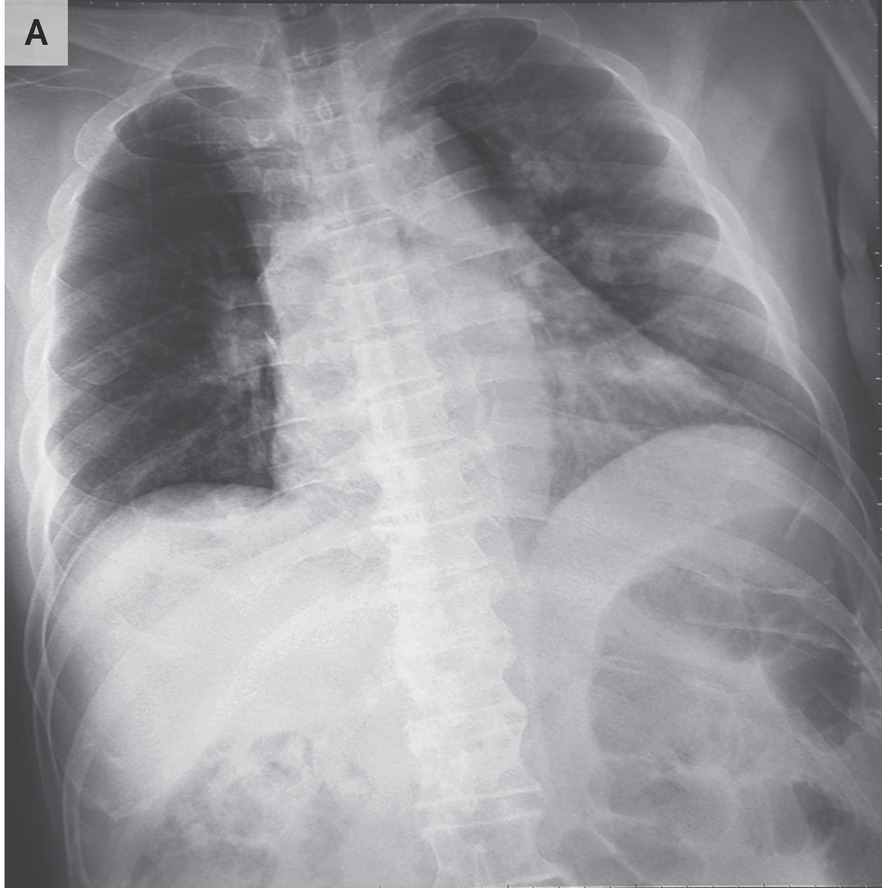
%> input picture auntminnie-a-2020_01_28_23_51_6665_2020_01_28_Vietnam_coronavirus.jpeg, 882 x 888 px
$ octave run_demo.m   (GNU Octave 9; MATLAB toolbox functions it lacks are replaced by stand-ins)
%> lines starting %> are read from the running program, lines starting %| are printed output that depends on the picture; in (x1, y1, x2, y2) boxes, pixels count from 0 and x2, y2 are one past the last pixel; in counts of white or black regions, pixels touching at a corner belong together; the program's own positions count from 1
%> further down, I is the input picture: size 888x882x3 uint8; mean R, G, B 150.1, 151.1, 154.5
### homathon.m
function I1=homathon(I)
%% Getting Image

% I=imread('auntminnie-a-2020_01_28_23_51_6665_2020_01_28_Vietnam_coronavirus.jpeg');

[row,col,n]=size(I);
%> row = 888; col = 882; n = 3

for i=1:n
    Ix=I(:,:,i);
    %% Weiner Filter

    % We will create average mask [3 3]
    % with SNR = 0.2
    mask=fspecial('average',[3 3]);
    SNR=0.2;
    Ix=deconvwnr(Ix,mask,SNR);
    % figure(6)
    % imshow(I)
    % title('Weiner Filter')

    %% Clahe Filter

    I1(:,:,i)=adapthisteq(Ix);
    % figure(7)
    % imshow(I1)
    % title('Clahe Filter')
end
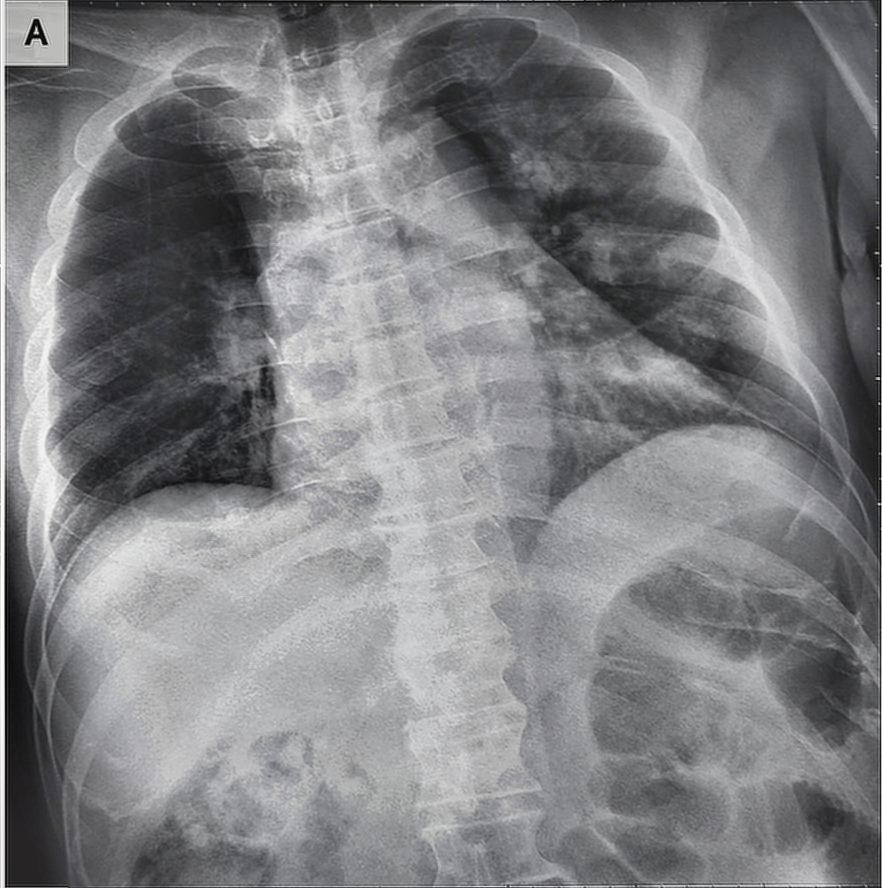
%> I1: size 888x882x3 uint8; mean R, G, B 127.3, 127.7, 129.9

### run_demo.m
clc;clear;close all

I=imread('auntminnie-a-2020_01_28_23_51_6665_2020_01_28_Vietnam_coronavirus.jpeg');

I1=homathon(I);

figure(1)
imshowpair(I,I1,'montage')
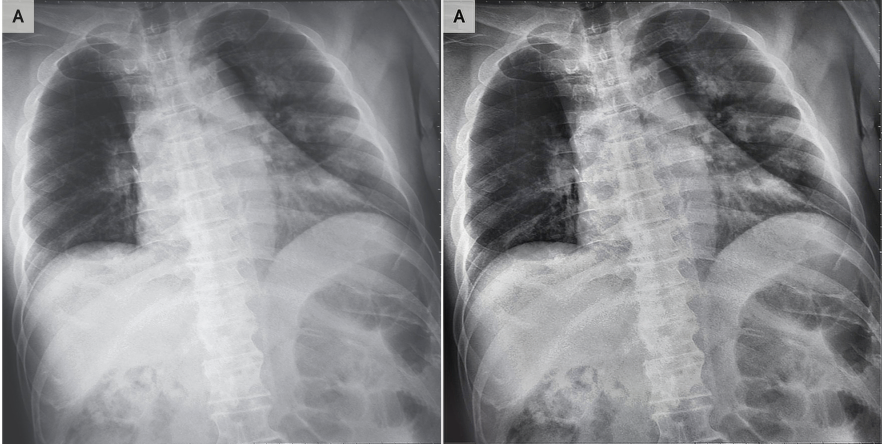
%> displayed picture: size 888x1764x3, on the screen's scale of 0 to 255 (shown at 1/2 size); mean R, G, B 135.7, 136.4, 139.3
title('Stage 1 : image Clearfication')

rmat=I1(:,:,1);
rlvl=.5;

Ix=im2bw(rmat,rlvl);
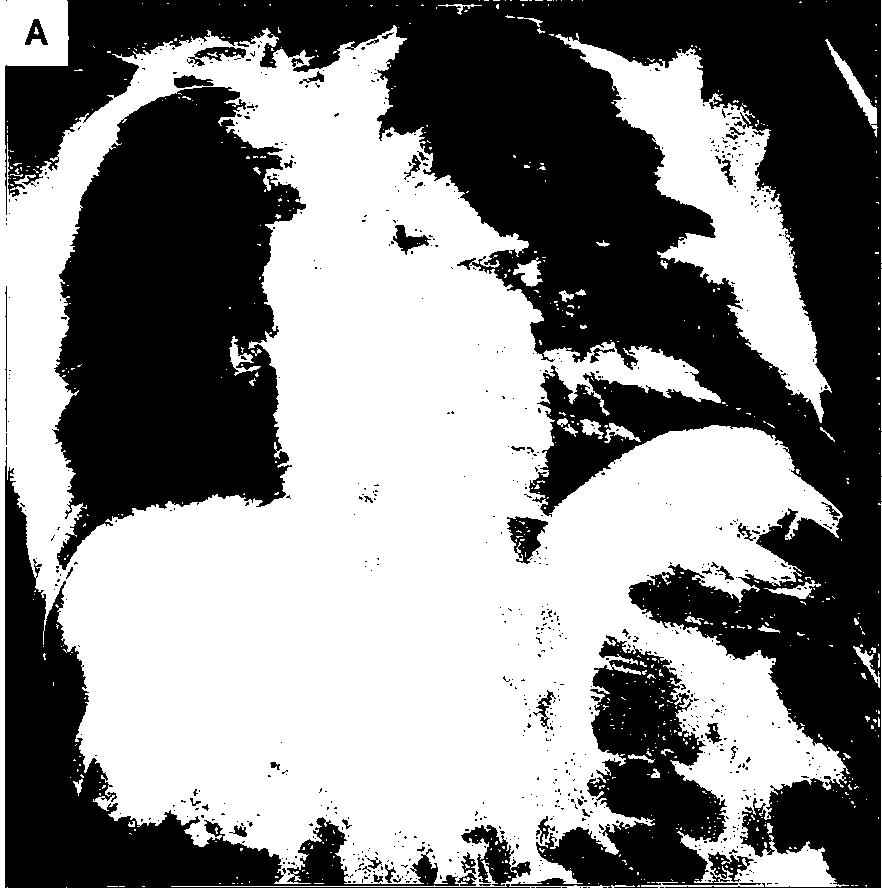
%> Ix: size 888x882 logical; 52.7% white; 771 black regions (715 under 20 px), largest, box (x1, y1, x2, y2) and area: (5, 0, 882, 888) 217403, (52, 87, 306, 570) 79825, (5, 447, 530, 888) 39724

q=~Ix;
q=bwareaopen(q,750);
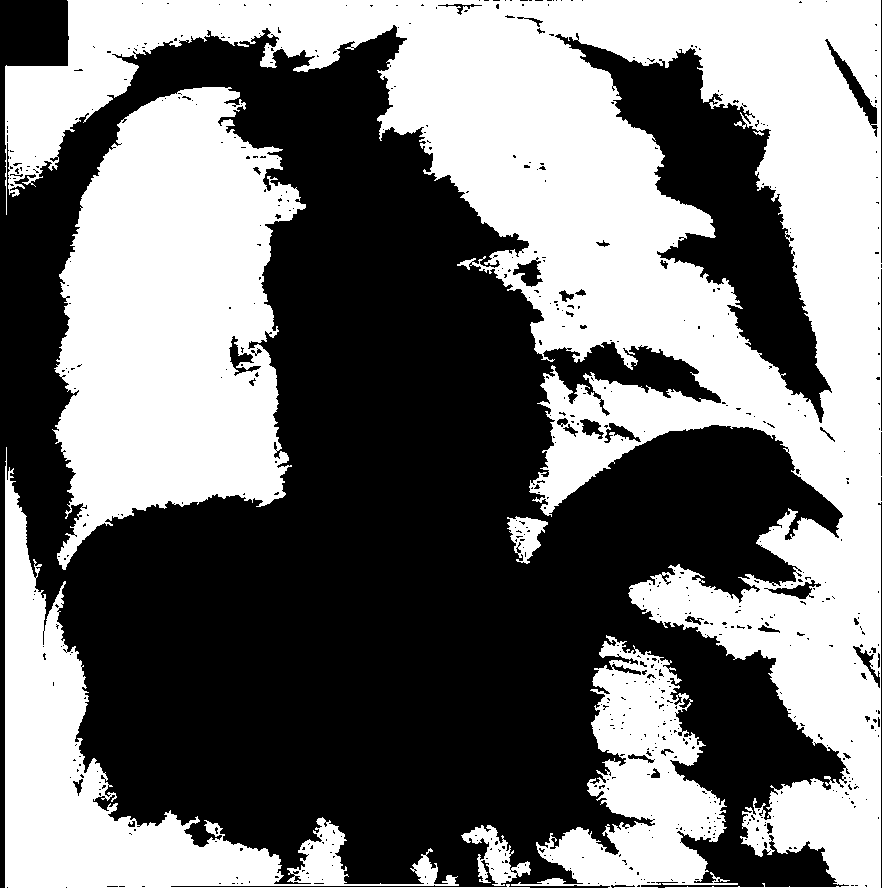
%> q: size 888x882 logical; 46.3% white; 6 white regions, box (x1, y1, x2, y2) and area: (5, 0, 882, 888) 217403, (52, 87, 306, 570) 79825, (5, 447, 530, 888) 39724, (511, 635, 738, 888) 23019, (461, 825, 531, 886) 1686, (507, 516, 548, 564) 1034

for k=1:size(I1,3)
    Iv(:,:,k)=immultiply(I1(:,:,k),q);
end
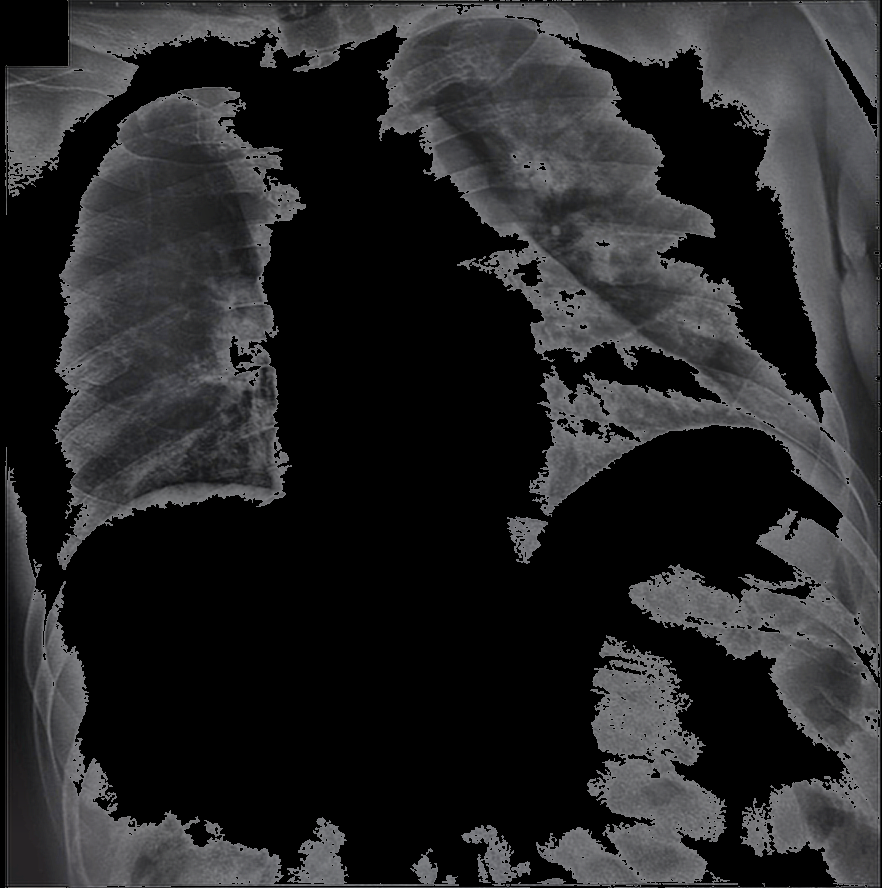
%> Iv: size 888x882x3 uint8; mean R, G, B 38.3, 38.4, 39.6

figure()
imshowpair(I1,Iv,'montage')
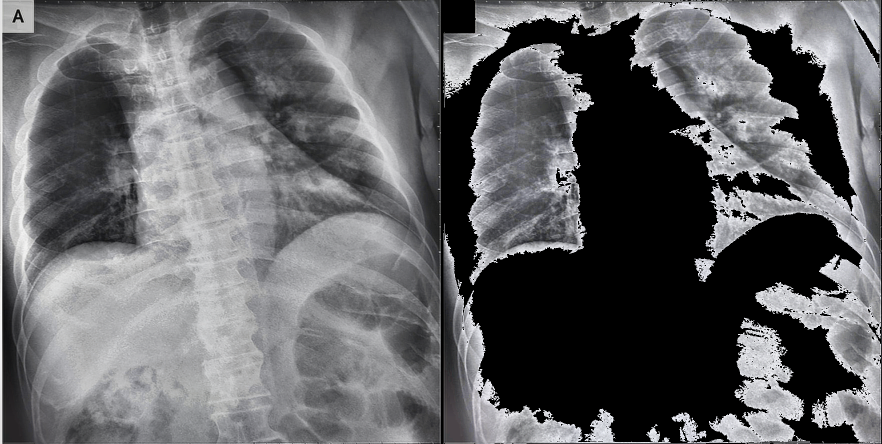
%> displayed picture: size 888x1764x3, on the screen's scale of 0 to 255 (shown at 1/2 size); mean R, G, B 99.8, 100.2, 102.4
title('Stage 2 : Crop the lungs for CNN')
